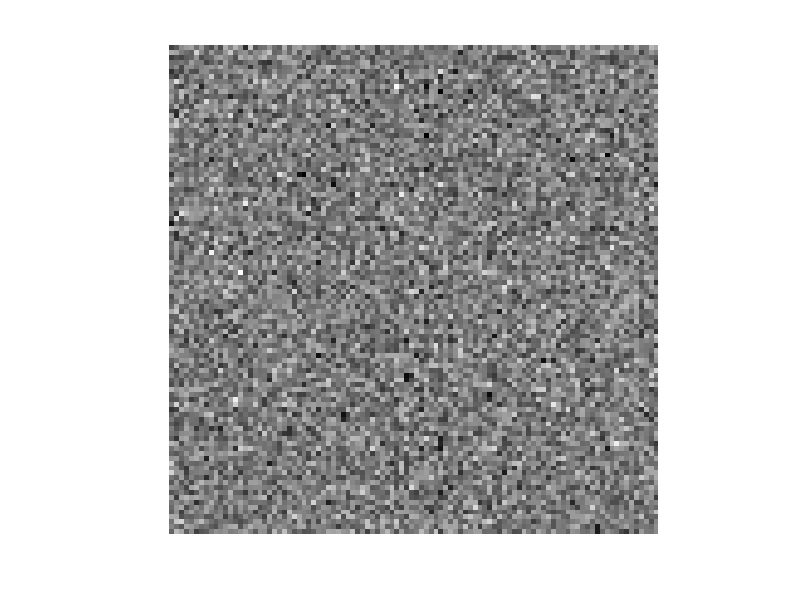
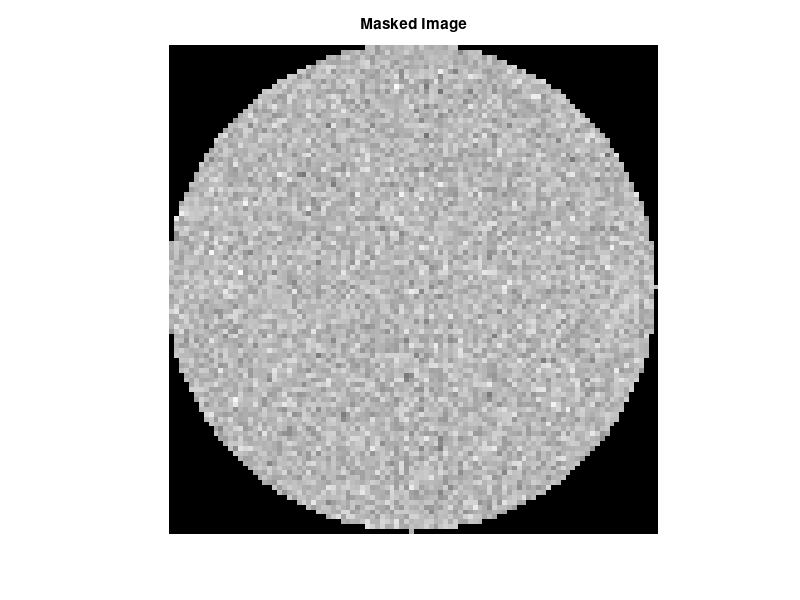

Source code (MATLAB) for these figures, in order: (Note: this script raises an error after producing the figures.)
% Demo updated to use the new measure_LCD custom config logic

% Inputs
% signal present 3D
% signal absent 3D
% ground truth 2D

close all
clear all
clc

load_coords_filename =  'coordinates.mat';

%% Load your data
% Mocking data load for the demo script purpose since the file is not available in the repo
% load('data_Iodine_Water_Validation_3_20241015_Recon_Binned.mat', 'img_low_binned');
% img = (img_low_binned(:,:,200:210));
% Mock data:
sz = [100, 100, 10];
img = randn(sz) * 10 + 100;

figure; imagesc(img(:,:,5)); colormap gray; axis off; axis tight; axis equal;

%% Mask Image to remove container
[rows, cols, slices] = size(img);
centerX = round(cols / 2);
centerY = round(rows / 2);
radius = min(rows, cols) / 2;

[X, Y] = meshgrid(1:cols, 1:rows);
circularMask = (X - centerX).^2 + (Y - centerY).^2 <= radius^2;

maskedImage = zeros(size(img));

for k = 1:slices
    currentSlice = img(:,:,k);
    maskedSlice = zeros(size(currentSlice));
    maskedSlice(circularMask) = currentSlice(circularMask);
    maskedImage(:,:,k) = maskedSlice;
end

figure;
imagesc(maskedImage(:,:,5));
colormap gray; axis off; axis tight; axis equal;
title('Masked Image');

%% Create Signal Free Image
% (Mocking signal free image)
signalFreeImage = maskedImage + randn(size(maskedImage));

%% Specify observers to use
observers = {LG_CHO_2D()};

%% Interactive Selection of Inserts
n_inserts = 2;
insert_r = 5;

if exist(load_coords_filename, 'file')
    config = load(load_coords_filename);
    disp('Loaded coordinates.');
else
    % Use new interactive tool
    disp('Please select inserts interactively...');
    config = select_inserts_interactive(maskedImage, n_inserts, load_coords_filename);
end

% Add radius and optional HU to config
config.r = insert_r;
% config.HU = [100, 200]; % Optional

%% Run Measurement
% Passing custom config instead of ground_truth image/mask
res_table = measure_LCD(maskedImage, signalFreeImage, config, observers);

% Display results
disp(res_table);

% Plot results
custom_insert_names = {'Insert 1', 'Insert 2'};
plot_results(res_table, [], custom_insert_names);
